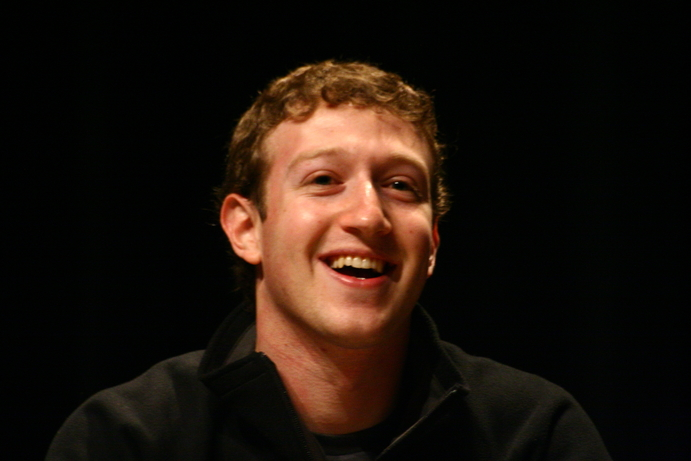
#> input picture Transformations/mark.jpg, 691 x 461 px
$ python cropping.py
#> lines starting #> are read from the running program, lines starting #| are printed output that depends on the picture
import cv2
import numpy as np

img=cv2.imread('mark.jpg')
#> img is the input picture: shape (461, 691, 3); mean B, G, R 12.5, 19.9, 30.9
height,width=img.shape[:2]
#> height = 461; width = 691
start_row,start_col=int(height*0.25),int(width*0.25)
#> start_row = 115; start_col = 172
end_row,end_col=int(height*0.75),int(width*0.75)
#> end_row = 345; end_col = 518
cropped=img[start_row:end_row,start_col:end_col]
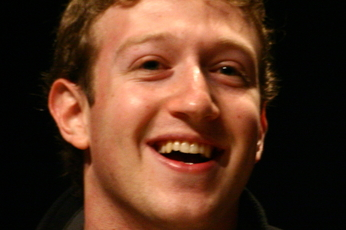
#> cropped: shape (230, 346, 3); mean B, G, R 35, 53.7, 89.1
cv2.imshow('original',img)
cv2.waitKey()
cv2.imshow('Cropped',cropped)
cv2.waitKey()
cv2.destroyAllWindows()
